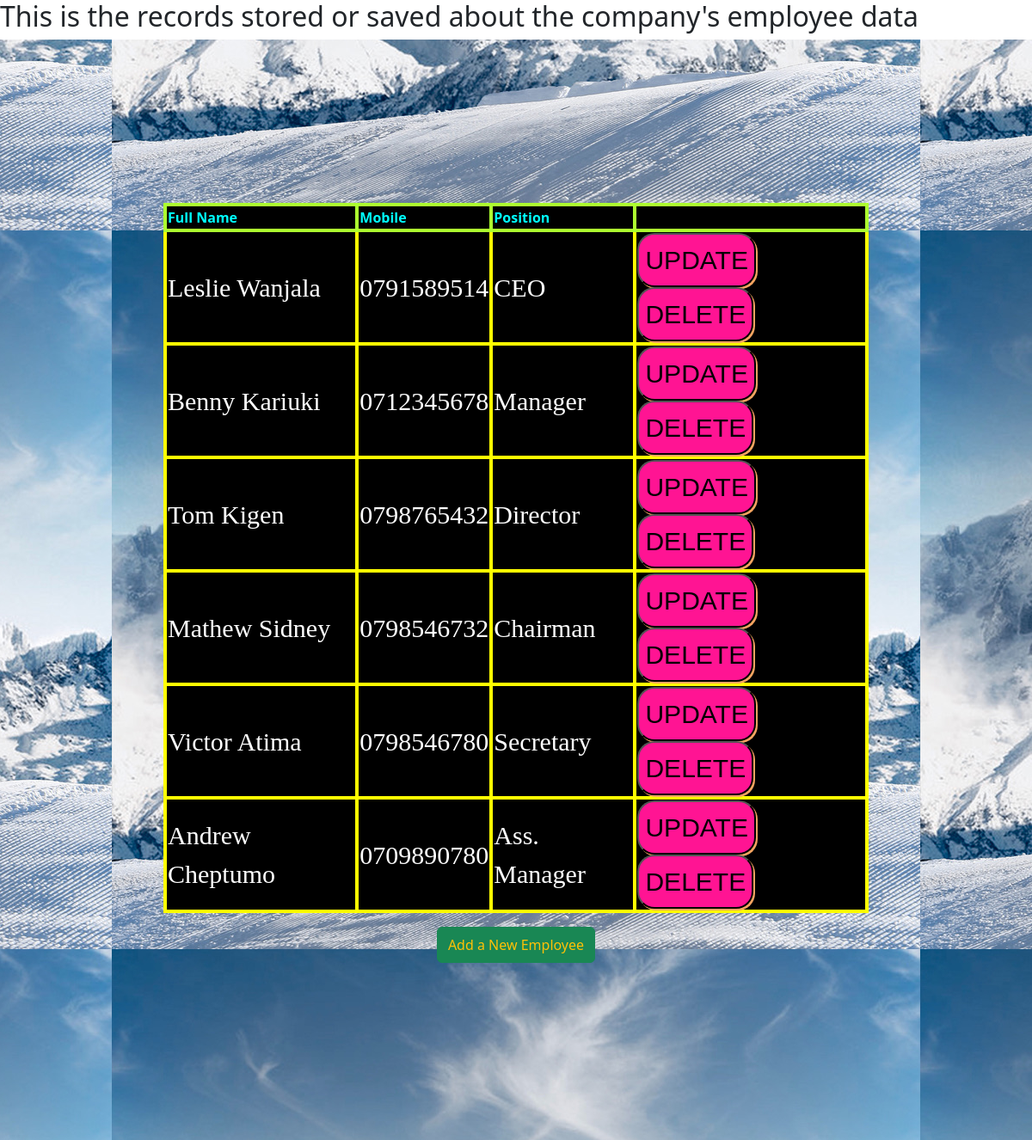
Page /Employee/employeelist/ on the earlier database version.
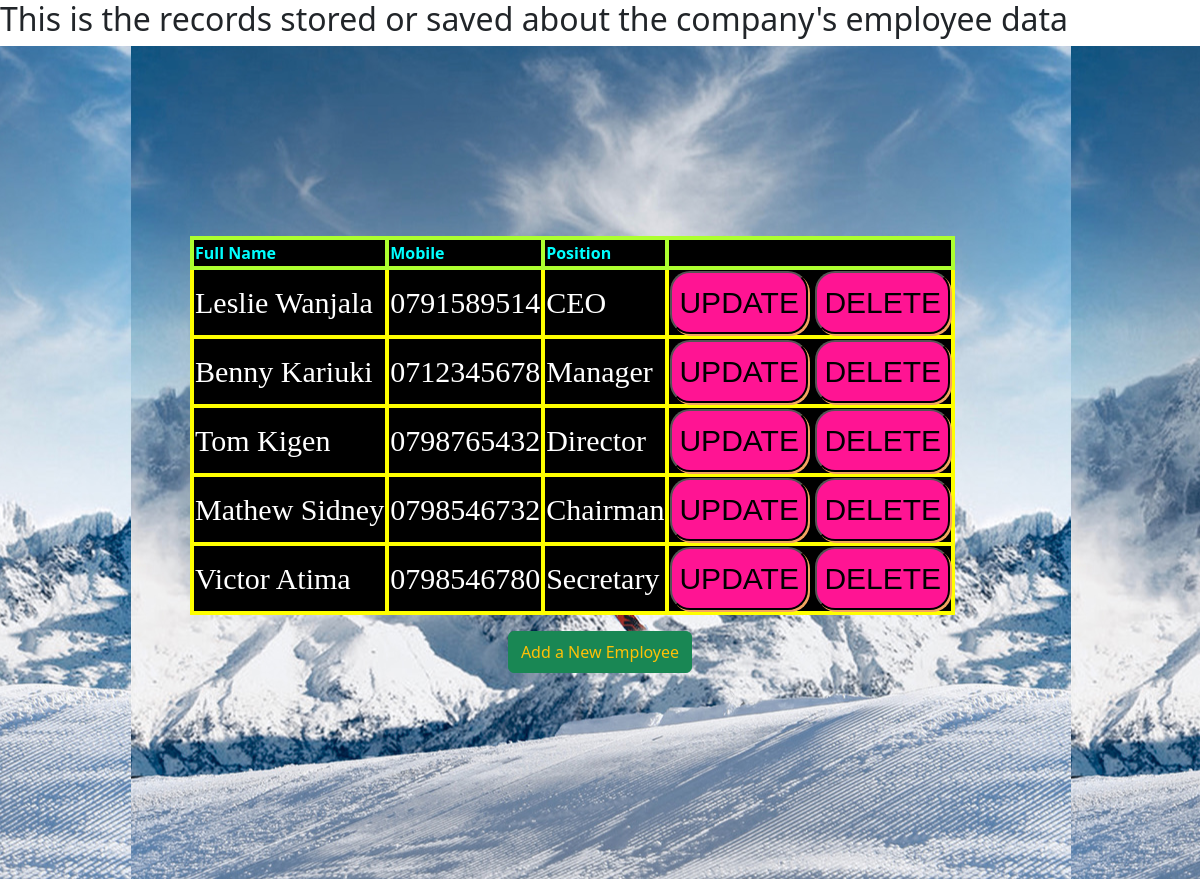
Same page on the later database version.
### Employee/models.py (models this page shows, shortened)
class Employee(models.Model):
    full_name = models.CharField(max_length=50)
    email = models.EmailField()
    emp_code = models.CharField(max_length=5)
    mobile_no = models.CharField(max_length=15)
    position = models.CharField(max_length=20)

### Employee/views.py (the view)
# urls.py: path('employeelist/', views.employee_list, name='employee_list'),
def employee_list(request):
    context = {'employee_list': Employee.objects.all()}
    return render(request, 'employee_list.html', context)

### Employee/templates/employee_list.html (shortened to what this page needs)
<!DOCTYPE html>
<html lang="en">
<head>
    {% load static %}
    <link rel="stylesheet" href="{% static 'style.css' %}" type="text/css">
    <link rel="stylesheet" href="{% static 'bootstrap-5.3.2-dist/css/bootstrap.min.css' %}">
</head>
<body>
<h2>This is the records stored or saved about the company's employee data</h2>
<div class="tabs">
<table border="4" bgcolor="black" class="emp_list_table">
    <thead>
    <tr>
        <td><strong>Full Name</strong></td>
        <td><strong>Mobile</strong></td>
        <td><strong>Position</strong></td>
        <td></td>
    </tr>
    </thead>
    <tbody>
    {% for employee in employee_list %}
        <tr>
            <td>{{ employee.full_name }}</td>
            <td>{{ employee.mobile_no  }}</td>
            <td>{{ employee.position }}</td>
            <td>
                <a href="{% url 'employee_update' employee.id %}"><button>UPDATE</button></a>
                <a href="{% url 'employee_delete' employee.id %}"><button>DELETE</button></a>
            </td>
        </tr>
    {% endfor %}
    </tbody>
</table>
<div class="align-content-md-center justify-content-center d-flex py-md-3">
<button class="btn btn-success py-md-2"><a href="{% url 'employee_form' %}" class="text-decoration-none text-warning">Add a New Employee</a></button>
</div>
</div>
</body>
</html>

Differences in the rows shown:
removed Employee: full_name "Andrew Cheptumo", mobile_no "0709890780", position "Ass. Manager"
